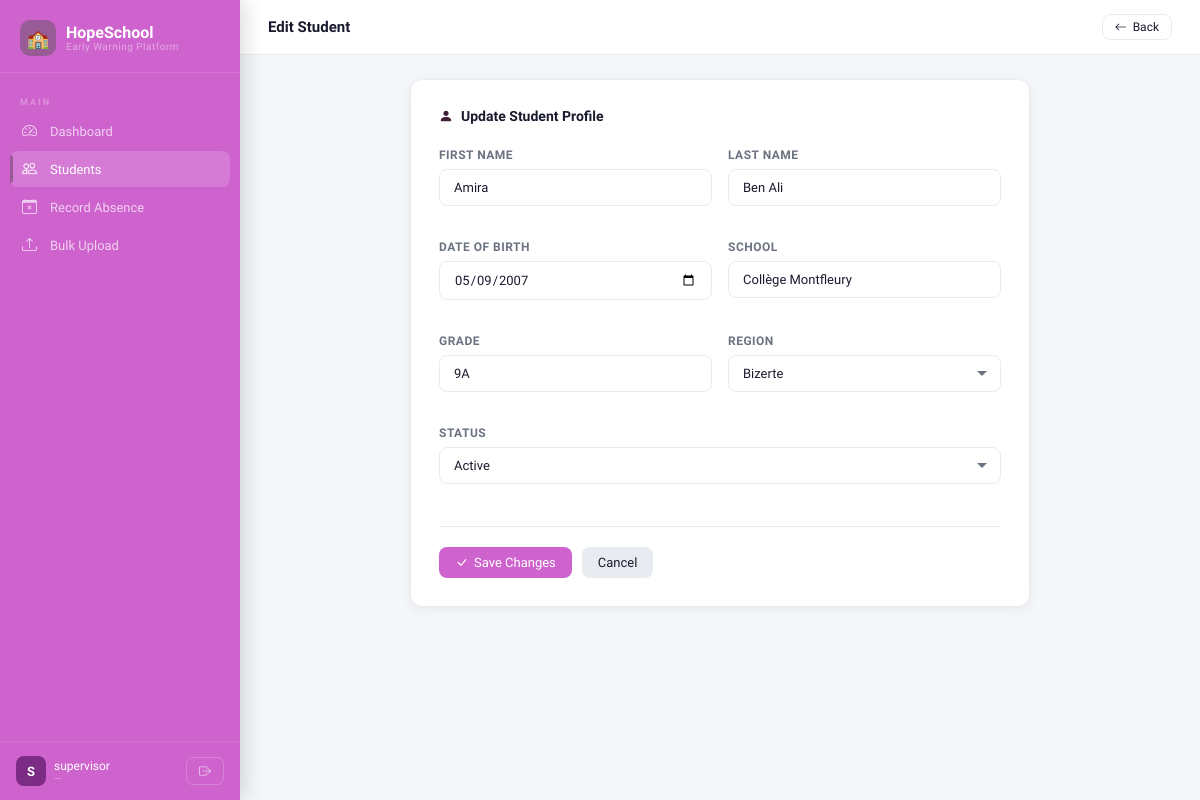
Page /students/2/edit/ (signed in) on the committed database.
### earlywarning/models.py (models this page shows, shortened)
class Student(models.Model):
    first_name    = models.CharField(max_length=100)
    last_name     = models.CharField(max_length=100)
    date_of_birth = models.DateField()
    school        = models.CharField(max_length=200)
    grade         = models.CharField(max_length=20)
    region        = models.CharField(max_length=50, choices=REGION_CHOICES, default='tunis')
    status        = models.CharField(max_length=20, choices=STATUS_CHOICES, default='active')
    created_at    = models.DateTimeField(auto_now_add=True)
    updated_at    = models.DateTimeField(auto_now=True)
    class Meta:
        ordering = ['last_name', 'first_name']
        indexes = [models.Index(fields=['school', 'grade']),
                   models.Index(fields=['region'])]

### earlywarning/views.py (the view)
# urls.py: path('students/<int:pk>/edit/',      views.student_edit,   name='student_edit'),
@login_required
@role_required('operator', 'supervisor', 'admin')
def student_edit(request, pk):
    student = get_object_or_404(Student, pk=pk)
    form    = StudentForm(request.POST or None, instance=student)
    if request.method == 'POST' and form.is_valid():
        form.save()
        AuditLog.log('student_updated', user=request.user, student=student,
                     detail=str(student), request=request)
        messages.success(request, "Student updated.")
        return redirect('student_detail', pk=student.pk)
    return render(request, 'earlywarning/student_form.html',
                  {'form': form, 'action': 'Edit', 'student': student})

### earlywarning/forms.py
class StudentForm(forms.ModelForm):
    class Meta:
        model = Student
        fields = ['first_name','last_name','date_of_birth','school','grade','region','status']
        widgets = {
            'first_name':    forms.TextInput(attrs=WIDGET_ATTRS),
            'last_name':     forms.TextInput(attrs=WIDGET_ATTRS),
            'date_of_birth': forms.DateInput(attrs={**WIDGET_ATTRS, 'type':'date'}),
            'school':        forms.TextInput(attrs=WIDGET_ATTRS),
            'grade':         forms.TextInput(attrs=WIDGET_ATTRS),
            'region':        forms.Select(attrs=SELECT_ATTRS),
            'status':        forms.Select(attrs=SELECT_ATTRS),
        }

### earlywarning/permissions.py (called while the page is built)
def get_user_role(user):
    if not user.is_authenticated:
        return None
    if user.is_staff or user.groups.filter(name='admin').exists():
        return 'admin'
    if user.groups.filter(name='supervisor').exists():
        return 'supervisor'
    if user.groups.filter(name='operator').exists():
        return 'operator'
    return 'operator'  # default

def role_required(*roles):
    def decorator(view_func):
        @wraps(view_func)
        def wrapper(request, *args, **kwargs):
            if not request.user.is_authenticated:
                return redirect('login')
            role = get_user_role(request.user)
            if role not in roles:
                AuditLog.log('unauthorized_access', user=request.user,
                             detail=f"Tried to access {request.path} — role={role}",
                             result='blocked', request=request)
                raise PermissionDenied
            return view_func(request, *args, **kwargs)
        return wrapper
    return decorator

### earlywarning/templates/earlywarning/student_form.html (shortened to what this page needs)
{% extends 'earlywarning/base.html' %}
{% block page_title %}{% if student %}Edit Student{% else %}Add Student{% endif %}{% endblock %}
{% block topbar_actions %}
  <a href="{% url 'student_list' %}" class="btn btn-outline btn-sm"><i class="bi bi-arrow-left"></i> Back</a>
{% endblock %}
{% block content %}
<div style="max-width:620px;margin:0 auto">
  <div class="card" style="padding:28px">
    <div class="card-title" style="margin-bottom:24px">
      <i class="bi bi-person-fill"></i>
      {% if student %}Update Student Profile{% else %}Register New Student{% endif %}
    </div>
    <form method="post">
      <div style="display:grid;grid-template-columns:1fr 1fr;gap:16px">
        {% for field in form %}
        <div class="form-group {% if forloop.last and forloop.counter|divisibleby:2 == False %}" style="grid-column:span 2{% endif %}">
          <label class="form-label">{{ field.label }}</label>
          {{ field }}
        </div>
        {% endfor %}
      </div>
      <div style="display:flex;gap:10px;margin-top:24px;padding-top:20px;border-top:1px solid var(--border)">
        <button type="submit" class="btn btn-primary"><i class="bi bi-check-lg"></i> {% if student %}Save Changes{% else %}Create Student{% endif %}</button>
        <a href="{% url 'student_list' %}" class="btn btn-secondary">Cancel</a>
      </div>
    </form>
  </div>
</div>
{% endblock %}

### earlywarning/templates/earlywarning/base.html (shortened to what this page needs)
<!DOCTYPE html>
<html lang="en">
<head>
<link href="https://cdn.jsdelivr.net/npm/bootstrap-icons@1.11.0/font/bootstrap-icons.css" rel="stylesheet">
</head>
<body>
{% if user.is_authenticated %}
<div class="sidebar">
  <div class="sidebar-brand">
    <div class="logo-icon">🏫</div>
    <div>
      <div class="logo-text">HopeSchool</div>
      <div class="logo-sub">Early Warning Platform</div>
    </div>
  </div>
  <nav class="sidebar-nav">
    <div class="nav-section-label">Main</div>
    <a class="nav-item {% if request.resolver_match.url_name == 'dashboard' %}active{% endif %}" href="{% url 'dashboard' %}">
      <i class="bi bi-speedometer2"></i> Dashboard
    </a>
    <a class="nav-item {% if 'student' in request.resolver_match.url_name %}active{% endif %}" href="{% url 'student_list' %}">
      <i class="bi bi-people"></i> Students
    </a>
    <a class="nav-item" href="{% url 'absence_create' %}">
      <i class="bi bi-calendar-x"></i> Record Absence
    </a>
    <a class="nav-item" href="{% url 'bulk_upload' %}">
      <i class="bi bi-upload"></i> Bulk Upload
    </a>
  </nav>
  <div class="sidebar-footer">
    <div class="avatar">{{ user.username|first|upper }}</div>
    <div class="user-info">
      <div class="user-name">{{ user.username }}</div>
      <div class="user-role">{{ role|default:"—" }}</div>
    </div>
    <a href="{% url 'logout' %}" class="logout-btn" title="Logout">
      <i class="bi bi-box-arrow-right"></i>
    </a>
  </div>
</div>
<div class="main">
  <div class="topbar">
    <span class="topbar-title">{% block page_title %}{% endblock %}</span>
    <div class="topbar-actions">
      {% block topbar_actions %}{% endblock %}
    </div>
  </div>
  <div class="page-body">
{% else %}
<div>
{% endif %}
{% block content %}{% endblock %}
{% if user.is_authenticated %}
  </div>
</div>
{% else %}
</div>
{% endif %}
</body>
</html>

### rows in the picture
Student: form "Amira" "Ben Ali" "05/09/2007" "Collège Montfleury" "9A" "Bizerte" "Active"

### other values in the picture
{{ user.username|first|upper }} "S"
{{ user.username }} "supervisor"
{{ role|default:"—" }} "—"
{{ field.label }} "FIRST NAME" "LAST NAME" "DATE OF BIRTH" "SCHOOL" "GRADE" "REGION" "STATUS"
